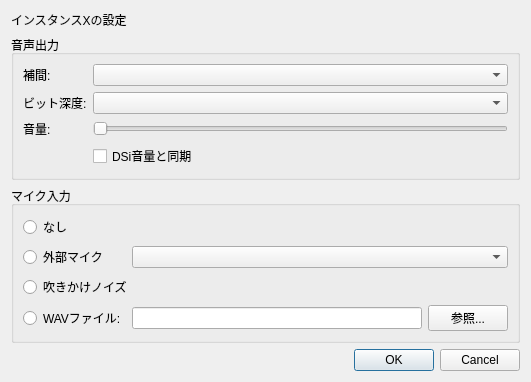
<?xml version="1.0" encoding="UTF-8"?>
<ui version="4.0">
 <class>AudioSettingsDialog</class>
 <widget class="QDialog" name="AudioSettingsDialog">
  <property name="geometry">
   <rect>
    <x>0</x>
    <y>0</y>
    <width>482</width>
    <height>301</height>
   </rect>
  </property>
  <property name="sizePolicy">
   <sizepolicy hsizetype="Fixed" vsizetype="Fixed">
    <horstretch>0</horstretch>
    <verstretch>0</verstretch>
   </sizepolicy>
  </property>
  <property name="windowTitle">
   <string>音声設定 - melonDS</string>
  </property>
  <layout class="QVBoxLayout" name="verticalLayout">
   <property name="sizeConstraint">
    <enum>QLayout::SetFixedSize</enum>
   </property>
   <item>
    <widget class="QLabel" name="lblInstanceNum">
     <property name="text">
      <string>インスタンスXの設定</string>
     </property>
    </widget>
   </item>
   <item>
    <widget class="QGroupBox" name="groupBox">
     <property name="title">
      <string>音声出力</string>
     </property>
     <layout class="QGridLayout" name="gridLayout_2">
      <item row="2" column="0">
       <widget class="QLabel" name="label">
        <property name="text">
         <string>音量:</string>
        </property>
       </widget>
      </item>
      <item row="2" column="1">
       <widget class="QSlider" name="slVolume">
        <property name="whatsThis">
         <string>&lt;html&gt;&lt;head/&gt;&lt;body&gt;&lt;p&gt;Controls the volume of the audio output.&lt;/p&gt;&lt;/body&gt;&lt;/html&gt;</string>
        </property>
        <property name="maximum">
         <number>256</number>
        </property>
        <property name="pageStep">
         <number>16</number>
        </property>
        <property name="orientation">
         <enum>Qt::Horizontal</enum>
        </property>
       </widget>
      </item>
      <item row="3" column="1">
        <widget class="QCheckBox" name="chkSyncDSiVolume">
         <property name="whatsThis">
          <string>&lt;html&gt;&lt;head/&gt;&lt;body&gt;&lt;p&gt;Synchronizes the output volume with the DSi hardware volume.&lt;/p&gt;&lt;/body&gt;&lt;/html&gt;</string>
         </property>
         <property name="text">
          <string>DSi音量と同期</string>
         </property>
        </widget>
      </item>
      <item row="0" column="0">
       <widget class="QLabel" name="label_2">
        <property name="text">
         <string>補間:</string>
        </property>
       </widget>
      </item>
      <item row="0" column="1">
       <widget class="QComboBox" name="cbInterpolation">
        <property name="whatsThis">
         <string>&lt;html&gt;&lt;head/&gt;&lt;body&gt;&lt;p&gt;Applies interpolation to audio samples for better quality. Option &amp;quot;None&amp;quot; is accurate to DS hardware.&lt;/p&gt;&lt;/body&gt;&lt;/html&gt;</string>
        </property>
       </widget>
      </item>
      <item row="1" column="0">
       <widget class="QLabel" name="label_3">
        <property name="text">
         <string>ビット深度:</string>
        </property>
       </widget>
      </item>
      <item row="1" column="1">
       <widget class="QComboBox" name="cbBitDepth">
        <property name="whatsThis">
         <string>&lt;html&gt;&lt;head/&gt;&lt;body&gt;&lt;p&gt;The bit depth of audio playback. If set to &quot;Automatic&quot; this will be 10-bit for DS mode and 16-bit for DSi mode.&lt;/p&gt;&lt;/body&gt;&lt;/html&gt;</string>
        </property>
       </widget>
      </item>
     </layout>
    </widget>
   </item>
   <item>
    <widget class="QGroupBox" name="groupBox_2">
     <property name="title">
      <string>マイク入力</string>
     </property>
     <layout class="QGridLayout" name="gridLayout">
      <item row="3" column="1">
       <widget class="QPathInput" name="txtMicWavPath">
        <property name="minimumSize">
         <size>
          <width>290</width>
          <height>0</height>
         </size>
        </property>
        <property name="whatsThis">
         <string>&lt;html&gt;&lt;head/&gt;&lt;body&gt;&lt;p&gt;Forward a WAV file to the emulated microphone.&lt;/p&gt;&lt;p&gt;This input mode is activated by holding the microphone hotkey (see Input and Hotkeys).&lt;/p&gt;&lt;/body&gt;&lt;/html&gt;</string>
        </property>
       </widget>
      </item>
      <item row="3" column="0">
       <widget class="QRadioButton" name="rbMicWav">
        <property name="whatsThis">
         <string>&lt;html&gt;&lt;head/&gt;&lt;body&gt;&lt;p&gt;Forward a WAV file to the emulated microphone.&lt;/p&gt;&lt;p&gt;This input mode is activated by holding the microphone hotkey (see Input and Hotkeys).&lt;/p&gt;&lt;/body&gt;&lt;/html&gt;</string>
        </property>
        <property name="text">
         <string>WAVファイル:</string>
        </property>
       </widget>
      </item>
      <item row="3" column="2">
       <widget class="QPushButton" name="btnMicWavBrowse">
        <property name="text">
         <string>参照...</string>
        </property>
       </widget>
      </item>
      <item row="1" column="0">
       <widget class="QRadioButton" name="rbMicExternal">
        <property name="whatsThis">
         <string>&lt;html&gt;&lt;head/&gt;&lt;body&gt;&lt;p&gt;Input from an external microphone, if available, will be forwarded to the emulated microphone.&lt;/p&gt;&lt;/body&gt;&lt;/html&gt;</string>
        </property>
        <property name="text">
         <string>外部マイク</string>
        </property>
       </widget>
      </item>
      <item row="1" column="1" colspan="2">
        <widget class="QComboBox" name="cbMic">
         <property name="whatsThis"> 
          <string>&lt;html&gt;&lt;head/&gt;&lt;body&gt;&lt;p&gt;The selected microphone to be used.&lt;/p&gt;&lt;/body&gt;&lt;/html&gt;</string>       
         </property>
        </widget>
      </item>
      <item row="2" column="0" colspan="3">
       <widget class="QRadioButton" name="rbMicNoise">
        <property name="whatsThis">
         <string>&lt;html&gt;&lt;head/&gt;&lt;body&gt;&lt;p&gt;Noise will be forwarded to the emulated microphone, simulating blowing into the microphone.&lt;/p&gt;&lt;p&gt;This input mode is activated by holding the microphone hotkey (see Input and Hotkeys).&lt;/p&gt;&lt;/body&gt;&lt;/html&gt;</string>
        </property>
        <property name="text">
         <string>吹きかけノイズ</string>
        </property>
       </widget>
      </item>
      <item row="0" column="0" colspan="3">
       <widget class="QRadioButton" name="rbMicNone">
        <property name="whatsThis">
         <string>&lt;html&gt;&lt;head/&gt;&lt;body&gt;&lt;p&gt;No microphone input.&lt;/p&gt;&lt;/body&gt;&lt;/html&gt;</string>
        </property>
        <property name="text">
         <string>なし</string>
        </property>
       </widget>
      </item>
     </layout>
    </widget>
   </item>
   <item>
    <widget class="QDialogButtonBox" name="buttonBox">
     <property name="orientation">
      <enum>Qt::Horizontal</enum>
     </property>
     <property name="standardButtons">
      <set>QDialogButtonBox::Cancel|QDialogButtonBox::Ok</set>
     </property>
    </widget>
   </item>
  </layout>
 </widget>
 <customwidgets>
  <customwidget>
   <class>QPathInput</class>
   <extends>QLineEdit</extends>
   <header>QPathInput.h</header>
  </customwidget>
 </customwidgets>
 <tabstops>
  <tabstop>cbInterpolation</tabstop>
  <tabstop>cbBitDepth</tabstop>
  <tabstop>slVolume</tabstop>
  <tabstop>chkSyncDSiVolume</tabstop>
  <tabstop>rbMicNone</tabstop>
  <tabstop>rbMicExternal</tabstop>
  <tabstop>rbMicNoise</tabstop>
  <tabstop>rbMicWav</tabstop>
  <tabstop>txtMicWavPath</tabstop>
  <tabstop>btnMicWavBrowse</tabstop>
 </tabstops>
 <resources/>
 <connections>
  <connection>
   <sender>buttonBox</sender>
   <signal>accepted()</signal>
   <receiver>AudioSettingsDialog</receiver>
   <slot>accept()</slot>
   <hints>
    <hint type="sourcelabel">
     <x>248</x>
     <y>254</y>
    </hint>
    <hint type="destinationlabel">
     <x>157</x>
     <y>274</y>
    </hint>
   </hints>
  </connection>
  <connection>
   <sender>buttonBox</sender>
   <signal>rejected()</signal>
   <receiver>AudioSettingsDialog</receiver>
   <slot>reject()</slot>
   <hints>
    <hint type="sourcelabel">
     <x>316</x>
     <y>260</y>
    </hint>
    <hint type="destinationlabel">
     <x>286</x>
     <y>274</y>
    </hint>
   </hints>
  </connection>
 </connections>
</ui>
